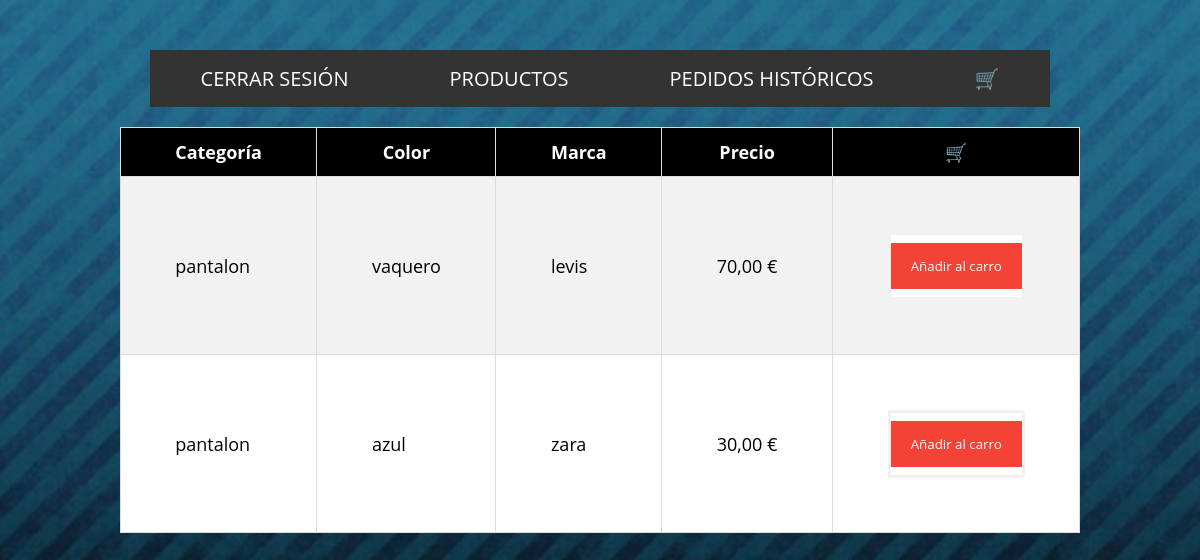
The page /SystemCare_inv/mostrar_pantalones.php (signed in) on the database its author committed.
### tables this page shows
CREATE TABLE `productos` (
  `id` int(11) NOT NULL,
  `stock` int(11) NOT NULL,
  `categoria` varchar(255) NOT NULL,
  `color` varchar(255) NOT NULL,
  `marca` varchar(255) NOT NULL,
  `precio` float NOT NULL
);

### SystemCare_inv/mostrar_pantalones.php (the view, shortened to what this page needs)
<!DOCTYPE html>
<html lang="es">
<head>
    <link rel="stylesheet" href="css/style.css">
</head>
<body id="fondo">
<?php include_once('header.php');?>
<?php
    $servername = "localhost";
    $username = "root";
    $password = "";
    $dbname = "SystemCare_inv";
    $conn = mysqli_connect($servername, $username, $password, $dbname);
    $sql = "SELECT id, categoria, color, marca, precio FROM productos WHERE categoria=?";
    $stmt = mysqli_prepare($conn, $sql);
    $categoria = 'pantalon';
    mysqli_stmt_bind_param($stmt, "s", $categoria);
    mysqli_stmt_execute($stmt);
    $resultado = mysqli_stmt_get_result($stmt);
	echo "<table id='categorias'>";
	echo "<tr><th>Categoría</th><th>Color</th><th>Marca</th><th>Precio</th><th>🛒</th></tr>";
	while ($fila = mysqli_fetch_assoc($resultado)) {
    $precio = number_format($fila["precio"], 2, ',', '') . " €";
    echo "<tr><td>" . $fila["categoria"] . "</td><td>" . $fila["color"] . "</td><td>" . $fila["marca"] . "</td><td>" . $precio . "</td><td><form action='carro.php' method='POST'><input type='hidden' name='id' value='" . $fila["id"] . "'><input type='hidden' name='categoria' value='" . $fila["categoria"] . "'><input type='hidden' name='color' value='" . $fila["color"] . "'><input type='hidden' name='marca' value='" . $fila["marca"] . "'><input type='hidden' name='precio' value='" . $fila["precio"] . "'><button type='submit'>Añadir al carro</button></form></td></tr>";
	}
	echo "</table>";
?>
</body>
</html>

### SystemCare_inv/css/style.css (style rules this page uses)
form { border: 3px solid #f1f1f1; background-color: white; }
button { background-color: #f44336; color: white; padding: 14px 20px; margin: 8px 0; border: none; cursor: pointer; width: 100%; }
form { margin: 10 25%; }
* { margin: 0; padding: 0; box-sizing: border-box; font-family: 'Open Sans'; }
body { background-image: url(../img/fondo.png); background-size: cover; border-collapse: collapse; width: 100%; font-size: 18px; color: black; }
#fondo { background-image: url(../img/fondo.png); background-size: cover; border-collapse: collapse; width: 100%; font-size: 18px; color: white; }
#categorias { font-family: Arial, Helvetica, sans-serif; border-collapse: collapse; list-style: none; display: flex; justify-content: space-around; margin: 20px; }
#categorias td, #categorias th { border: 1px solid #ddd; padding: 54.5px; }
#categorias tr { color: black; background-color: white; }
#categorias tr:nth-child(even) { background-color: #f2f2f2; }
#categorias th { padding-top: 12px; padding-bottom: 12px; text-align: left; background-color: black; color: white; text-align: center; }
* { box-sizing: border-box; }

### rows shown on the page
productos: categoria "pantalon", color "vaquero", marca "levis", precio "70,00 €"
productos: categoria "pantalon", color "azul", marca "zara", precio "30,00 €"
